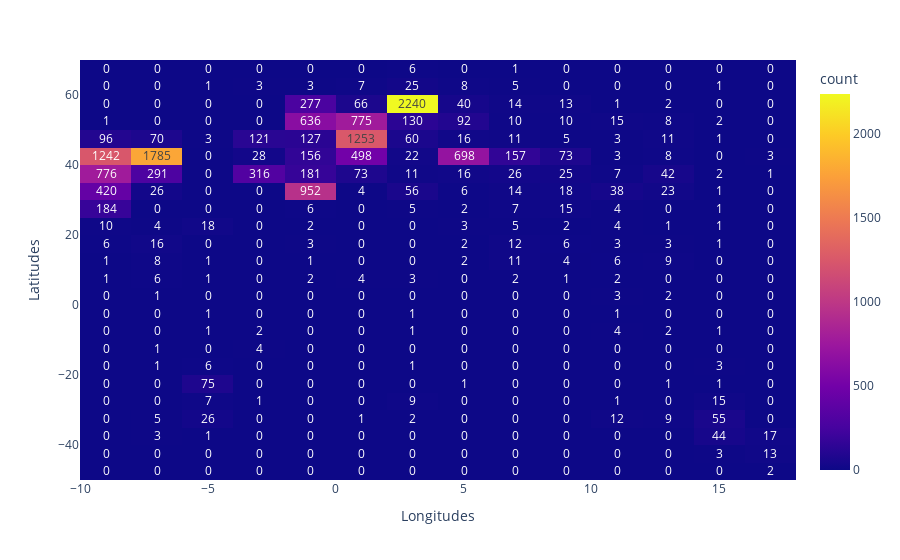

The notebook cell saved with this chart:
### Code cell
fig = px.density_heatmap(df, x=df['Longitudes'], y=df['Latitudes'], text_auto=True)
fig.show()

### Figure 1 — Plotly figure (JSON) as saved in the notebook; plotly's stock layout.template omitted (floating-point values rounded to 4 significant figures; data arrays with more than 128 entries replaced by an {"elided": "..."} marker saying what was removed)
{"data": [{"coloraxis": "coloraxis", "hovertemplate": "Longitudes=%{x}<br>Latitudes=%{y}<br>count=%{z}<extra></extra>", "name": "", "texttemplate": "%{z}", "type": "histogram2d", "x": {"elided": "14898 float values"}, "xaxis": "x", "xbingroup": "x", "y": {"elided": "14898 float values"}, "yaxis": "y", "ybingroup": "y"}], "layout": {"coloraxis": {"colorbar": {"title": {"text": "count"}}, "colorscale": [[0, "#0d0887"], [0.1111, "#46039f"], [0.2222, "#7201a8"], [0.3333, "#9c179e"], [0.4444, "#bd3786"], [0.5556, "#d8576b"], [0.6667, "#ed7953"], [0.7778, "#fb9f3a"], [0.8889, "#fdca26"], [1, "#f0f921"]]}, "legend": {"tracegroupgap": 0}, "margin": {"t": 60}, "xaxis": {"anchor": "y", "domain": [0, 1], "title": {"text": "Longitudes"}}, "yaxis": {"anchor": "x", "domain": [0, 1], "title": {"text": "Latitudes"}}}}
